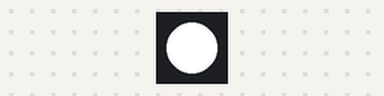
A sketch run on a simulated Arduino Uno, built with avr-gcc and run on an emulated ATmega328P. Parts: 1 RGB LEDs in strip order, left to right.

Above: at 5.0 s.
At 10.5 s:
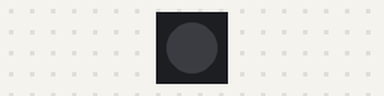
Timing chart, 0 to 14.3 s (numbered marks = the images above):
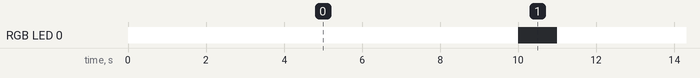

The sketch:

ws2812b_led.ino
```cpp
#include <Adafruit_NeoPixel.h>

#define LED_PIN    6
#define LED_COUNT  1

Adafruit_NeoPixel strip(LED_COUNT, LED_PIN, NEO_GRB + NEO_KHZ800);

void setup() {
  strip.begin();
  strip.show(); // Initialize all pixels to 'off'
}

void loop() {
  // Turn on the LED
  strip.setPixelColor(0, 255, 255, 255); // White color, you can change these values for different colors
  strip.show();

  delay(10000); // Keep the LED on for 10 seconds

  // Turn off the LED
  strip.setPixelColor(0, 0, 0, 0); // Turn off the LED
  strip.show();

  delay(1000); // Wait for a second before repeating the loop
}
```

Measured:
- by itself, RGB LED 0: alternates RGB(255, 255, 255) for 10.0 s and off for 1.0 s
